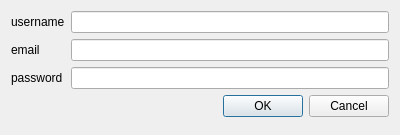
<?xml version="1.0" encoding="UTF-8"?>
<ui version="4.0">
 <class>Dialog</class>
 <widget class="QDialog" name="Dialog">
  <property name="geometry">
   <rect>
    <x>0</x>
    <y>0</y>
    <width>400</width>
    <height>135</height>
   </rect>
  </property>
  <property name="windowTitle">
   <string>Dialog</string>
  </property>
  <layout class="QFormLayout" name="formLayout">
   <item row="0" column="0">
    <widget class="QLabel" name="username_label">
     <property name="text">
      <string>username</string>
     </property>
    </widget>
   </item>
   <item row="0" column="1">
    <widget class="QLineEdit" name="username_lineEdit"/>
   </item>
   <item row="1" column="0">
    <widget class="QLabel" name="mail_label">
     <property name="text">
      <string>email</string>
     </property>
    </widget>
   </item>
   <item row="1" column="1">
    <widget class="QLineEdit" name="mail_lineEdit"/>
   </item>
   <item row="2" column="0">
    <widget class="QLabel" name="password_label">
     <property name="text">
      <string>password</string>
     </property>
    </widget>
   </item>
   <item row="2" column="1">
    <widget class="QLineEdit" name="password_lineEdit">
     <property name="echoMode">
      <enum>QLineEdit::Password</enum>
     </property>
    </widget>
   </item>
   <item row="3" column="0" colspan="2">
    <widget class="QDialogButtonBox" name="buttonBox">
     <property name="orientation">
      <enum>Qt::Horizontal</enum>
     </property>
     <property name="standardButtons">
      <set>QDialogButtonBox::Cancel|QDialogButtonBox::Ok</set>
     </property>
    </widget>
   </item>
  </layout>
 </widget>
 <resources/>
 <connections>
  <connection>
   <sender>buttonBox</sender>
   <signal>accepted()</signal>
   <receiver>Dialog</receiver>
   <slot>accept()</slot>
   <hints>
    <hint type="sourcelabel">
     <x>248</x>
     <y>254</y>
    </hint>
    <hint type="destinationlabel">
     <x>157</x>
     <y>274</y>
    </hint>
   </hints>
  </connection>
  <connection>
   <sender>buttonBox</sender>
   <signal>rejected()</signal>
   <receiver>Dialog</receiver>
   <slot>reject()</slot>
   <hints>
    <hint type="sourcelabel">
     <x>316</x>
     <y>260</y>
    </hint>
    <hint type="destinationlabel">
     <x>286</x>
     <y>274</y>
    </hint>
   </hints>
  </connection>
 </connections>
</ui>
